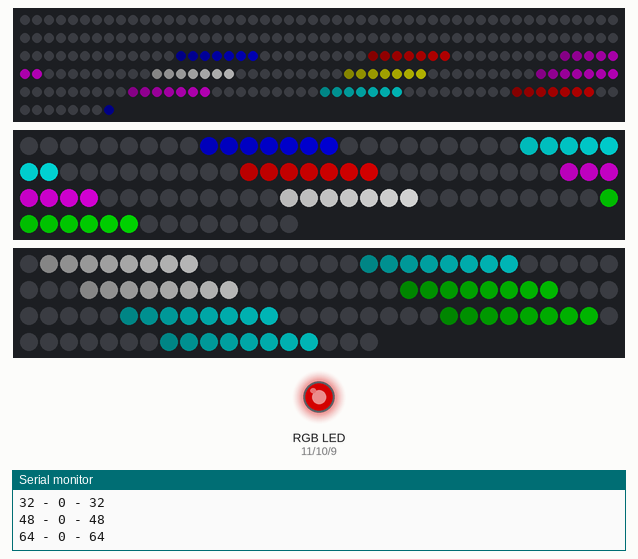
Recording of a sketch running on a simulated Arduino Uno, built with avr-gcc and run on an emulated ATmega328P. Parts: 258 RGB LEDs in strip order, left to right, continuing on the next row, 104 RGB LEDs in strip order, left to right, continuing on the next row, 108 RGB LEDs in strip order, left to right, continuing on the next row, an RGB LED mixed from three pins (HIGH = lit), the last lines printed to the serial monitor. Dim RGB values are drawn brighter than linear; random numbers use the default seed unless the sketch sets one.

Above: at 0.22 s.
At 9.04 s:
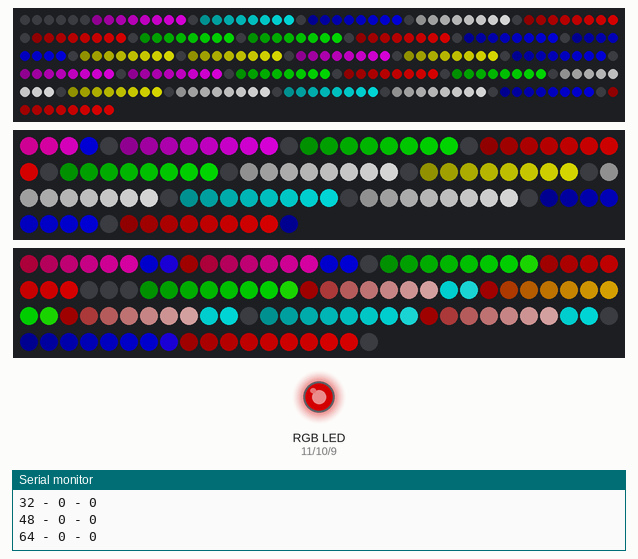
At 17.85 s:
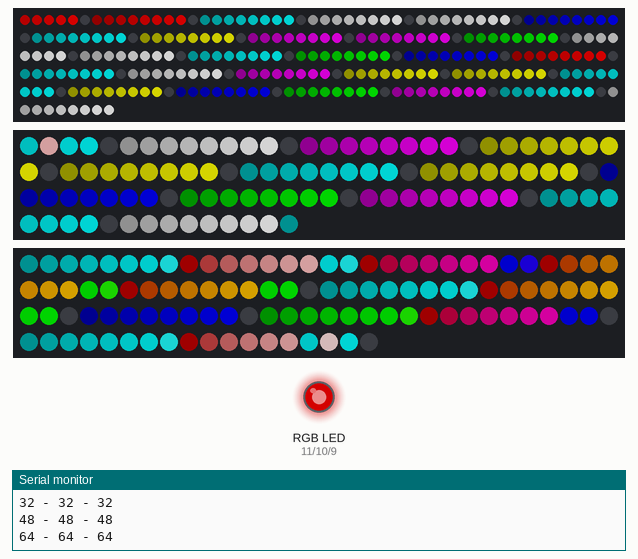
At 39.95 s:
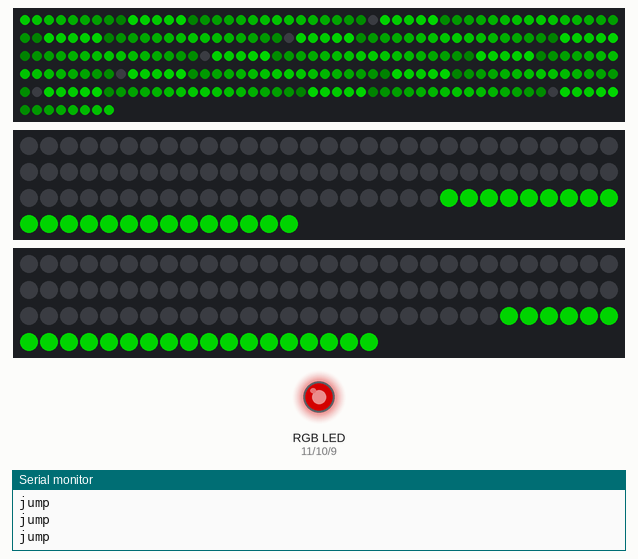
Timing chart, 0 to 40.0 s (numbered marks = the images above):
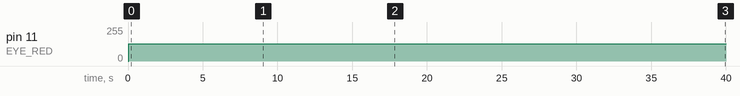

The sketch:

Boots_and_Cats_Arduino.ino
```cpp
// NEOPIXEL BEST PRACTICES for most reliable operation:
// - Add 1000 uF CAPACITOR between NeoPixel strip's + and - connections.
// - MINIMIZE WIRING LENGTH between microcontroller board and first pixel.
// - NeoPixel strip's DATA-IN should pass through a 300-500 OHM RESISTOR.
// - AVOID connecting NeoPixels on a LIVE CIRCUIT. If you must, ALWAYS
//   connect GROUND (-) first, then +, then data.
// - When using a 3.3V microcontroller with a 5V-powered NeoPixel strip,
//   a LOGIC-LEVEL CONVERTER on the data line is STRONGLY RECOMMENDED.
// (Skipping these may work OK on your workbench but can fail in the field)
#include <Adafruit_NeoPixel.h>
#ifdef __AVR__
#include <avr/power.h> // Required for 16 MHz Adafruit Trinket
#endif
#include "arduinoFFT.h"

//----------------------------------------------------------------------------------- define pins and const
//analog outputs
#define LED_FRONT 6
#define LED_RIGHT 4
#define LED_LEFT 5
#define EYE_RED 11
#define EYE_GREEN 10
#define EYE_BLUE 9
//number of leds per strip
#define RIGHT_ZERO 0
#define COUNT_RIGHT 104
#define RIGHT_END 104

#define LEFT_ZERO 0;
#define COUNT_LEFT 108
#define LEFT_END 108;

#define COUNT_FRONT 258
#define FRONT_HEIGHT 12
#define FRONT_WIDTH 43
#define FRONT_WIDTH_ODD 22
#define FRONT_WIDTH_EVEN 21
//FFT
#define SAMPLES 128             //Must be a power of 2
#define SAMPLING_FREQUENCY 1000 //Hz, must be less than 10000 due to ADC

arduinoFFT FFT = arduinoFFT();
//delclare strip
Adafruit_NeoPixel strip_front(COUNT_FRONT, LED_FRONT, NEO_GRB + NEO_KHZ800);
Adafruit_NeoPixel strip_right(COUNT_RIGHT, LED_RIGHT, NEO_GRB + NEO_KHZ800);
#define rightOffset 4;
Adafruit_NeoPixel strip_left(COUNT_LEFT, LED_LEFT , NEO_GRB + NEO_KHZ800); //The 4 is cause there are some extra as the strip loops around boot and so needs to be off set during draw
//----------------------------------------------------------------------------------- variables
int index_front, index_right, index_left, selected_animation, animation_time;
uint8_t red_front[COUNT_FRONT], red_right[COUNT_LEFT], red_left[COUNT_RIGHT];
uint8_t green_front[COUNT_FRONT], green_left[COUNT_LEFT], green_right[COUNT_RIGHT];
uint8_t blue_front[COUNT_FRONT], blue_left[COUNT_LEFT], blue_right[COUNT_RIGHT];
int animation_front, animation_left[COUNT_LEFT], animation_right[COUNT_RIGHT];
uint8_t eye_red, eye_green, eye_blue;
int frame; // 0-center, 1 - right, 2 - left;
//FFT
unsigned int sampling_period_us;
unsigned long microseconds;
double vReal[SAMPLES];
double vImag[SAMPLES];
//----------------------------------------------------------------------------------- temp variables
int i, x, y, temp, aniimation_frame;
uint8_t r, g, b;
uint32_t color;
//----------------------------------------------------------------------------------- setup
void setup() {
  Serial.begin(9600);
  Serial.print("Hello Boots and Cats.");
  // These lines are specifically to support the Adafruit Trinket 5V 16 MHz.
  // Any other board, you can remove this part (but no harm leaving it):
#if defined(__AVR_ATtiny85__) && (F_CPU == 16000000)
  clock_prescale_set(clock_div_1);
#endif
  // END of Trinket-specific code.
  //start the strips
  strip_front.begin();
  strip_front.show();
  strip_right.begin();
  strip_right.show();
  strip_left.begin();
  strip_left.show();
  //set up color arrays
  setup_0();
  //set up eye output
  pinMode(EYE_RED, OUTPUT);
  pinMode(EYE_GREEN, OUTPUT);
  pinMode(EYE_BLUE, OUTPUT);

  frame = 0;
  aniimation_frame = 0;
  selected_animation = 0;
  //FFT
  //Serial.begin(115200);
  //sampling_period_us = round(1000000*(1.0/SAMPLING_FREQUENCY));
}
void loop() {
  //Serial.println("update");
  frame = (frame + 1 ) % 3;
  //sample_sound();
  // set Eyes Color
  eye_red = 128;
  analogWrite(EYE_RED, eye_red * 1.0);
  analogWrite(EYE_GREEN, eye_green * 0);
  analogWrite(EYE_BLUE, eye_blue * 0);

  //set led strips
  for (i = 0; i < max(COUNT_LEFT, max(COUNT_RIGHT, COUNT_FRONT)); i++) {
    if ( i < COUNT_FRONT) {
      color = strip_front.Color(red_front[i] , green_front[i] , blue_front[i]  );
      strip_front.setPixelColor(i, color);
    }
    if ( i < COUNT_RIGHT) {
      color = strip_right.Color(red_right[i], green_right[i] , blue_right[i]);
      strip_right.setPixelColor(i, color);//The 4 is cause there are some extra as the strip loops around boot and so needs to be off set during draw
    }
    if ( i < COUNT_LEFT) {
      color = strip_left.Color(red_left[i], green_left[i], blue_left[i]);
      strip_left.setPixelColor(i, color);
    }
  }

  strip_front.show();
  strip_left.show();
  strip_right.show();

  //------------------- now animate
  if (selected_animation == 0 ) {
    animation_0();
  } else if (selected_animation == 1) {
    animation_1();
  }
  animation_time--;
  if (animation_time == 0) {
    selected_animation = random(0, 2);

    if (selected_animation == 0 ) {
      setup_0();
    } else if (selected_animation == 1) {
      setup_1();
    }
  }

  //Serial.println("done");
  //TODO - research how to grab time  so can compare and have animations be time sensitive
}
//-------------------------------------------------------------------------------------------- setup_0
void setup_0() {
  temp = 0;
  aniimation_frame = 0;
  animation_time = COUNT_FRONT * 2;
  while (r + g + b == 0) {
    r = (int)random(0, 2);
    g = (int)random(0, 2);
    b = (int)random(0, 2);
  }

  for (i = 0; i < COUNT_FRONT; i++) {
    if (r == 1) {
      red_front[i] = (i * 8) % 128;
    }
    if (g == 1) {
      green_front[i] = (i * 8) % 128;
    }
    if (b == 1) {
      blue_front[i] = (i * 8) % 128;
    }
    if (i % 8 == 0) {
      temp += 1;
      r = 0; g = 0; b = 0;

      if ( temp % 2 != 0) {
        while (r + g + b == 0) {
          r = (int)random(0, 2);
          g = (int)random(0, 2);
          b = (int)random(0, 2);
        }
      }
    }
    if ( temp % 2 == 0) {
      red_front[i] = 0;
      green_front[i] = 0;
      blue_front[i] = 0;
    }
  }
  for (i = 0; i < COUNT_RIGHT; i++) {
    if (r == 1) {
      red_right[i] = (i * 8) % 128;
    }
    if (g == 1) {
      green_right[i] = (i * 8) % 128;
    }
    if (b == 1) {
      blue_right[i] = (i * 8) % 128;
    }
    if (i % 8 == 0) {
      temp += 1;
      r = 0; g = 0; b = 0;

      if ( temp % 2 != 0) {
        while (r + g + b == 0) {
          r = (int)random(0, 2);
          g = (int)random(0, 2);
          b = (int)random(0, 2);
        }
      }
    }
    if ( temp % 2 == 0) {
      red_front[i] = 0;
      green_front[i] = 0;
      blue_front[i] = 0;
    }
  }
  for (i = 0; i < COUNT_LEFT; i++) {
    if (r == 1) {
      red_left[i] = (i * 8) % 128;
    }
    if (g == 1) {
      green_left[i] = (i * 8) % 128;
    }
    if (b == 1) {
      blue_left[i] = (i * 8) % 128;
    }
    if (i % 8 == 0) {
      temp += 1;
      r = 0; g = 0; b = 0;
      if ( temp % 2 != 0) {
        while (r + g + b == 0) {
          r = (int)random(0, 2);
          g = (int)random(0, 2);
          b = (int)random(0, 2);
        }
      }
    }
    if ( temp % 2 == 0) {
      red_front[i] = 0;
      green_front[i] = 0;
      blue_front[i] = 0;
    }
  }
}

//-------------------------------------------------------------------------------------------- setup_1
void setup_1() {
  animation_time = 22 * 24;
  aniimation_frame = 0;
}
//-------------------------------------------------------------------------------------------- Animation 1
void animation_1() {
  temp += 1;
  // set eye color
  if (temp > 22) {
    r = 0; g = 0; b = 0;
    Serial.println("jump");
    while (r + g + b == 0 && r + g + b != 3) {
      r = (int)random(0, 2);
      g = (int)random(0, 2);
      b = (int)random(0, 2);
    }
    temp = 0;
  }
  aniimation_frame = (aniimation_frame + 1) % 22;
  for (y = 0; y < FRONT_HEIGHT; y++) {
    for (x = 0; x < 22; x++) {
      int t = 132 - ((x + aniimation_frame) % 22) * 6;
      i = front_grid_to_index(x, y);
      set_front_color(i, t * r, t * g, t * b);
    }
    for (x = FRONT_WIDTH - 1; x >= 22; x--) {
      int t = ((x + (22 - aniimation_frame)) % 22) * 6;
      i = front_grid_to_index(x, y);
      set_front_color(i, t * r, t * g, t * b);
    }
  }
  int t = 128;// (float)aniimation_frame / 22.0 * 128;
  for (i = 0; i < max(COUNT_LEFT, max(COUNT_RIGHT, COUNT_FRONT)) - 1; i++) {
    if ( i < COUNT_RIGHT) {
      if ( i > ((float)(22 - aniimation_frame) / 22.0) * COUNT_RIGHT) {

        set_right_color(i, t * r, t * g, t * b);
      } else {
        set_right_color(i, 0, 0, 0);
      }
    }

    if ( i < COUNT_LEFT) {
      if ( i > ((float)(22 - aniimation_frame) / 22.0) * COUNT_LEFT) {

        set_left_color(i, t * r, t * g, t * b);
      } else {
        set_left_color(i, 0, 0, 0);
      }
    }
  }


  delay(15);
}
//-------------------------------------------------------------------------------------------- Animation 0
void animation_0() {
  temp += 1;
  // set eye color
  if (temp > 8) {
    r = 0; g = 0; b = 0;
    Serial.println("jump");
    while (r + g + b == 0) {
      r = (int)random(0, 2);
      g = (int)random(0, 2);
      b = (int)random(0, 2);
    }
    aniimation_frame++;
    temp = 0;
  }

  int t = (int)(((float)((float)temp / 8.0)) * 128.0);
  red_front[COUNT_FRONT - 1] = r * t;
  green_front[COUNT_FRONT - 1] = g * t;
  blue_front[COUNT_FRONT - 1] = b *  t;
  debug_front(COUNT_FRONT - 1);

  red_left[COUNT_LEFT - 1] = r * t;
  green_left[COUNT_LEFT - 1] = g * t;
  blue_left[COUNT_LEFT - 1] = b * t;

  red_right[COUNT_RIGHT - 1] = r * t;
  green_right[COUNT_RIGHT - 1] = g * t;
  blue_right[COUNT_RIGHT - 1] = b * t;

  // set strip colors

  for (i = 0; i < max(COUNT_LEFT, max(COUNT_RIGHT, COUNT_FRONT)) - 1; i++) {
    //for (i = max(COUNT_LEFT, max(COUNT_RIGHT, COUNT_FRONT)) - 2; i >= 0; i--) {
    if ( i < COUNT_FRONT) {
      set_front_color(i, red_front[i + 1], green_front[i + 1], blue_front[i + 1]);
    }
    if ( i < COUNT_RIGHT) {
      set_right_color(i, red_right[i + 1], green_right[i + 1], blue_right[i + 1]);
    }
    if ( i < COUNT_LEFT) {
      set_left_color(i, red_left[i + 1], green_left[i + 1], blue_left[i + 1]);
    }
  }
  delay(5);
}
//-------------------------------------------------------------------------------------------- Sound FFT
void sample_sound() {
  /*SAMPLING*/
  for (int i = 0; i < SAMPLES; i++)
  {
    microseconds = micros();    //Overflows after around 70 minutes!

    vReal[i] = analogRead(0);
    vImag[i] = 0;

    while (micros() < (microseconds + sampling_period_us)) {
    }
  }

  /*FFT*/
  FFT.Windowing(vReal, SAMPLES, FFT_WIN_TYP_HAMMING, FFT_FORWARD);
  FFT.Compute(vReal, vImag, SAMPLES, FFT_FORWARD);
  FFT.ComplexToMagnitude(vReal, vImag, SAMPLES);
  double peak = FFT.MajorPeak(vReal, SAMPLES, SAMPLING_FREQUENCY);

  /*PRINT RESULTS*/
  //Serial.println(peak);     //Print out what frequency is the most dominant.

  for (int i = 0; i < (SAMPLES / 2); i++)
  {
    /*View all these three lines in serial terminal to see which frequencies has which amplitudes*/

    //Serial.print((i * 1.0 * SAMPLING_FREQUENCY) / SAMPLES, 1);
    //Serial.print(" ");
    Serial.println(vReal[i], 1);    //View only this line in serial plotter to visualize the bins
  }
}


//-------------------------------------------------------------------------------------------- Helpers
int wrap_color(int c, int add) {
  c = ((c + add) + 256) % 256;
  return c;
}
int front_grid_to_index(int x, int y) {
  int m[FRONT_WIDTH] = {
    0, 42, 1, 41, 2, 40, 3, 39, 4, 38, 5, 37, 6, 36, 7, 35, 8, 34, 9, 33, 10, 32, 11, 31, 12, 30, 13, 29, 14, 28, 15, 27, 16, 26, 17, 25, 18, 24, 19, 23, 20, 22, 21
  };

  return m[x] + 43 * y;

}
void set_front_color(int i, uint8_t red, uint8_t green, uint8_t blue) {
  if (i >= 0 && i < COUNT_FRONT) {
    red_front[i] = red;
    green_front[i] = green;
    blue_front[i] = blue;
  }
}
void set_left_color(int i, uint8_t red, uint8_t green, uint8_t blue) {
  if (i >= 0 && i < COUNT_LEFT) {
    red_left[i] = red;
    green_left[i] = green;
    blue_left[i] = blue;
  }
}
void set_right_color(int i, uint8_t red, uint8_t green, uint8_t blue) {
  if (i >= 0 && i < COUNT_RIGHT) {
    red_right[i] = red;
    green_right[i] = green;
    blue_right[i] = blue;
  }
}
//-------------------------------------------------------------------------------------------- Debug
void debug_rgb() {
  Serial.print(r); Serial.print(" - "); Serial.print(g); Serial.print(" - "); Serial.println(b);
}
void debug_xyi(int xx, int yy, int ii) {
  Serial.print(xx); Serial.print(","); Serial.print(yy); Serial.print(" - "); Serial.println(ii);
}
void debug_front(int index) {
  Serial.print(red_front[index]); Serial.print(" - "); Serial.print(green_front[index]); Serial.print(" - "); Serial.println(blue_front[index]);
}
```

Measured:
- by itself, pin 11 (EYE_RED): 0/255 → 128/255 at 0.04 s
